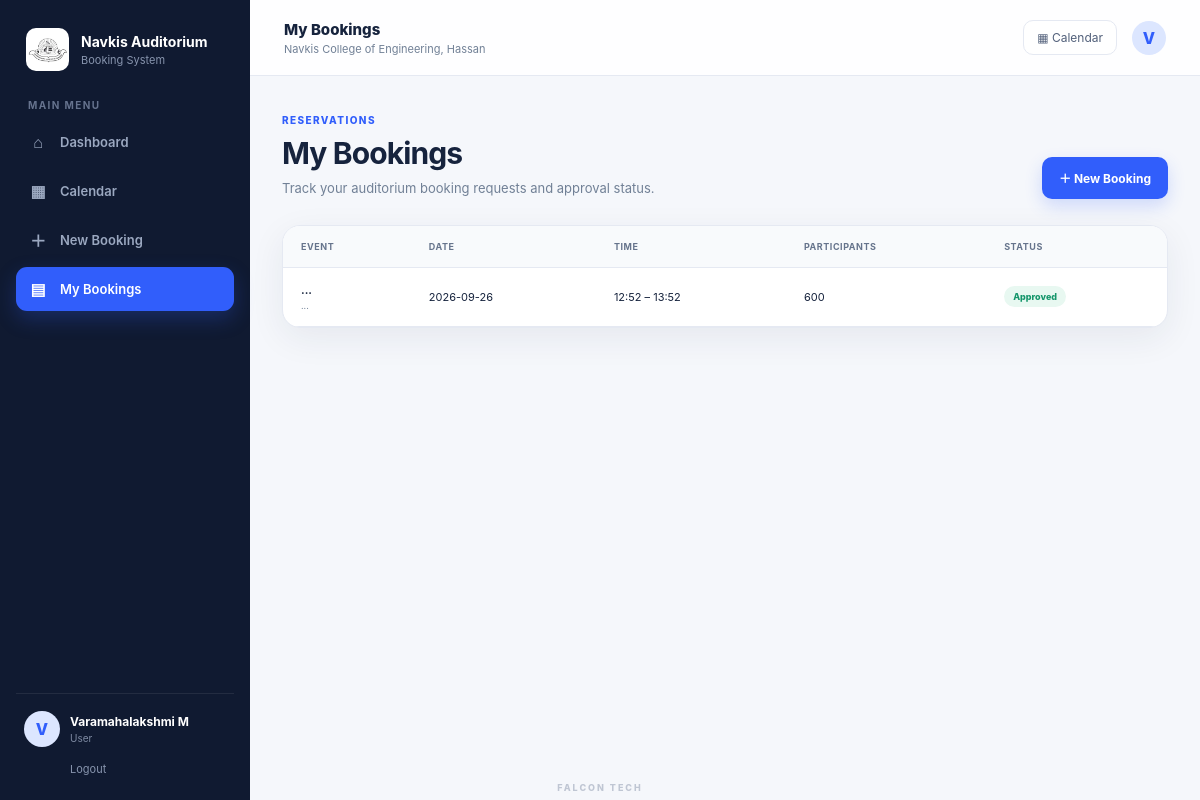
The app's page /my-bookings (signed in) with its own data.
### tables this page shows
CREATE TABLE bookings (
            id INTEGER PRIMARY KEY AUTOINCREMENT,
            user_id INTEGER NOT NULL,
            booking_date TEXT NOT NULL,
            start_time TEXT NOT NULL,
            end_time TEXT NOT NULL,
            event_name TEXT NOT NULL,
            purpose TEXT,
            participants INTEGER,
            status TEXT NOT NULL DEFAULT 'pending',
            admin_note TEXT,
            created_at TIMESTAMP DEFAULT CURRENT_TIMESTAMP,
            FOREIGN KEY (user_id) REFERENCES users(id)
        );

### app.py (the view)
@app.route("/my-bookings")
def my_bookings():
    if not logged_in():
        return redirect(url_for("login"))
    conn = get_db()
    bookings = conn.execute(
        """
        SELECT *
        FROM bookings
        WHERE user_id = ?
        ORDER BY booking_date DESC, start_time DESC
        """,
        (session["user_id"],)
    ).fetchall()
    conn.close()
    return render("my_bookings.html", bookings=bookings)

### app.py (called while the page is built)
def logged_in():
    return "user_id" in session

def render(name, **kwargs):
    return render_template(
        name,
        name=session.get("name", ""),
        role=session.get("role", ""),
        **kwargs
    )

### database.py (called while the page is built)
def get_db():
    conn = sqlite3.connect(DATABASE)
    conn.row_factory = sqlite3.Row
    return conn

### templates/my_bookings.html (shortened to what this page needs)
{% extends "base.html" %}
{% block page_title %}My Bookings{% endblock %}
{% block content %}
<div class="section-heading">
    <div>
        <span class="eyebrow">RESERVATIONS</span>
        <h1>My Bookings</h1>
        <p>Track your auditorium booking requests and approval status.</p>
    </div>
    <a href="{{ url_for('book') }}" class="btn btn-primary">＋ New Booking</a>
</div>
<section class="panel table-panel">
    {% if bookings %}
    <div class="table-wrap">
        <table>
            <thead>
                <tr>
                    <th>Event</th>
                    <th>Date</th>
                    <th>Time</th>
                    <th>Participants</th>
                    <th>Status</th>
                </tr>
            </thead>
            <tbody>
            {% for b in bookings %}
                <tr>
                    <td>
                        <strong>{{ b.event_name }}</strong>
                        <small>{{ b.purpose or 'No purpose provided' }}</small>
                    </td>
                    <td>{{ b.booking_date }}</td>
                    <td>{{ b.start_time }} – {{ b.end_time }}</td>
                    <td>{{ b.participants or '—' }}</td>
                    <td><span class="status status-{{ b.status }}">{{ b.status|capitalize }}</span></td>
                </tr>
            {% endfor %}
            </tbody>
        </table>
    </div>
    {% endif %}
</section>
{% endblock %}

### static/style.css (style rules this page uses)
:root { --bg: #f5f7fb; --surface: #ffffff; --surface-2: #f8fafc; --border: #e5e9f2; --text: #16233d; --muted: #718096; --primary: #315efb; --primary-dark: #2549d8; --blue-soft: #eaf0ff; --green: #15966b; --green-soft: #e8f8f1; --orange: #d98216; --orange-soft: #fff3df; --red: #d74b4b; --red-soft: #fff0f0; --purple: #7658d6; --purple-soft: #f0ecff; --shadow: 0 10px 35px rgba(27, 39, 70, .07); --radius: 18px; }
* { box-sizing: border-box; }
body { margin: 0; font-family: Inter, ui-sans-serif, system-ui, -apple-system, BlinkMacSystemFont, "Segoe UI", sans-serif; color: var(--text); background: var(--bg); }
a { color: inherit; text-decoration: none; }
.welcome-row, .section-heading { display: flex; align-items: flex-end; justify-content: space-between; gap: 20px; margin-bottom: 26px; }
.eyebrow { font-size: 10px; font-weight: 800; letter-spacing: .14em; color: var(--primary); }
h1, h2, h3, p { margin-top: 0; }
h1 { font-size: 30px; letter-spacing: -.03em; margin: 7px 0 7px; }
p { color: var(--muted); font-size: 13px; line-height: 1.6; margin-bottom: 0; }
.btn { min-height: 42px; padding: 0 17px; border: 0; border-radius: 10px; display: inline-flex; align-items: center; justify-content: center; gap: 8px; font-weight: 700; font-size: 12px; transition: .2s; }
.btn-primary { color: #fff; background: var(--primary); box-shadow: 0 7px 17px rgba(49,94,251,.2); }
.panel { background: var(--surface); border: 1px solid var(--border); border-radius: var(--radius); box-shadow: var(--shadow); padding: 24px; }
.status { display: inline-flex; align-items: center; padding: 5px 9px; border-radius: 999px; font-size: 9px; font-weight: 800; white-space: nowrap; }
.status-approved { color: var(--green); background: var(--green-soft); }
.table-panel { padding: 0; overflow: hidden; }
.table-wrap { width: 100%; overflow-x: auto; }
table { width: 100%; border-collapse: collapse; min-width: 820px; }
th, td { padding: 15px 18px; text-align: left; border-bottom: 1px solid var(--border); font-size: 11px; vertical-align: middle; }
th { background: var(--surface-2); color: #66748c; text-transform: uppercase; font-size: 9px; letter-spacing: .06em; }
td strong, td small { display: block; }
td strong { font-size: 11px; }
td small { color: var(--muted); margin-top: 3px; font-size: 9px; }

### records on screen
bookings: event_name "...", purpose "...", booking_date "2026-09-26", start_time "12:52", end_time "13:52", participants "600", status "Approved"

### other values on screen
{{ name[:1]|upper }} "V"
{{ name }} "Varamahalakshmi M"
{{ role|capitalize }} "User"
